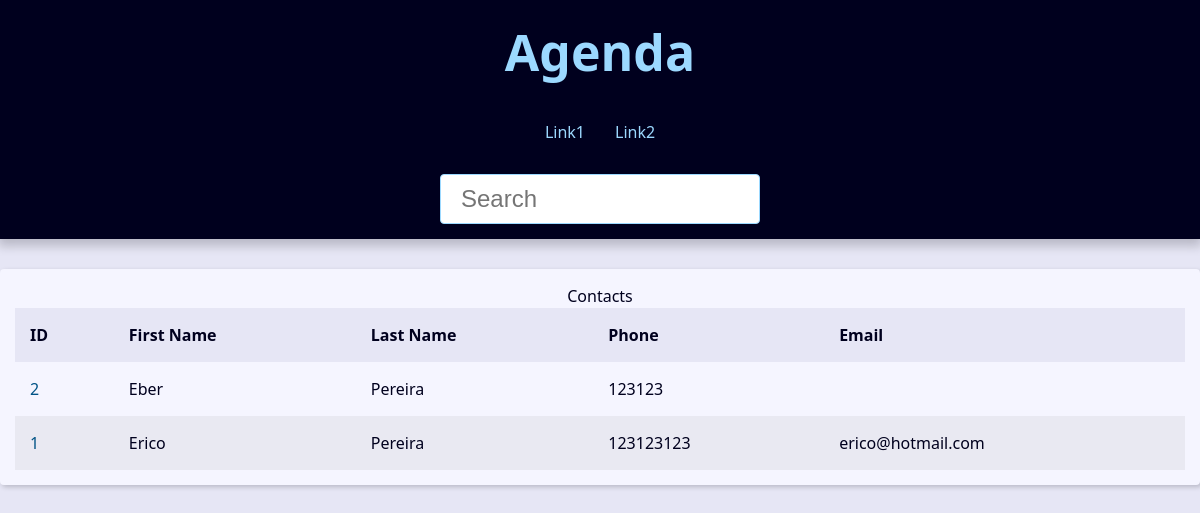
/, run on an earlier commit of the app's database.
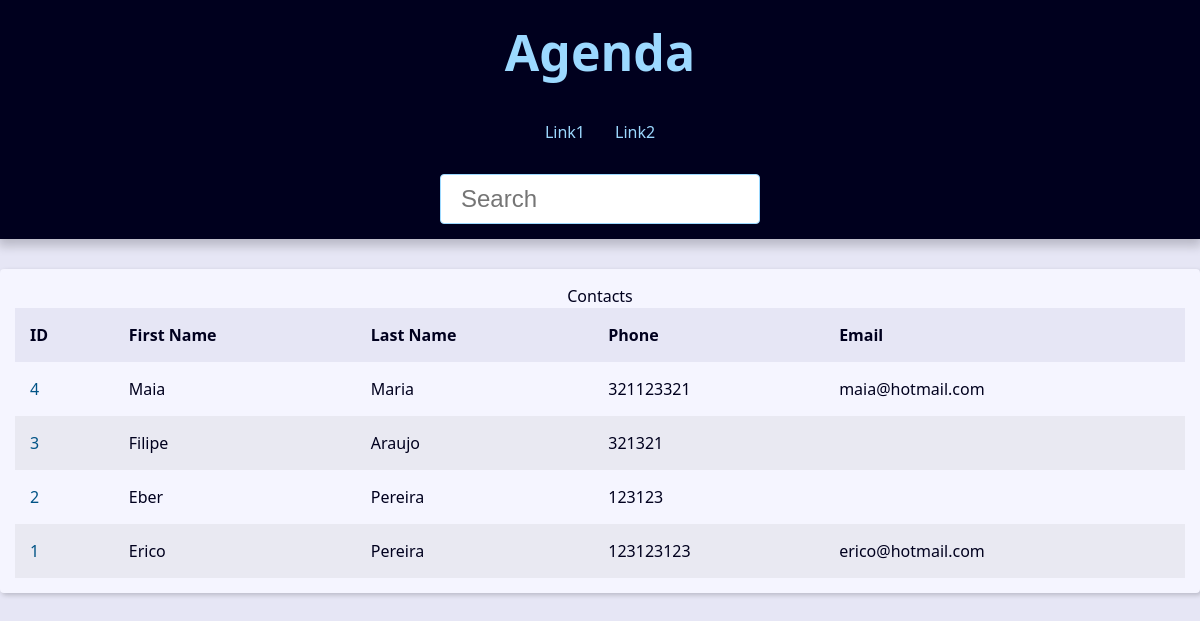
And on a later commit of the database.
### contact/models.py (models this page shows, shortened)
class Contact(models.Model):
    first_name = models.CharField(max_length=50)
    last_name = models.CharField(max_length=50, blank=True)
    phone = models.CharField(max_length=30)
    email = models.EmailField(max_length=254, blank=True)
    created_date = models.DateTimeField(default=timezone.now)
    description = models.TextField(blank=True)
    show = models.BooleanField(default=True)
    picture = models.ImageField(blank=True, upload_to='pictures/%Y/%m/')
    category = models.ForeignKey(
        Category, on_delete=models.SET_NULL, blank=True, null=True)
    owner = models.ForeignKey(
        User, on_delete=models.SET_NULL, blank=True, null=True)

### contact/views/contact_views.py (the view)
# urls.py: path('', views.index, name='index'),
def index(request):
    contacts = Contact.objects\
        .filter(show=True)\
        .order_by('-id')[0:10]
    context = {
        'contacts': contacts
    }
    return render(request, 'contact/index.html', context)

### contact/templates/contact/index.html
{% extends 'global/base.html' %}
{% block content %}
    <div class="responsive-table">
        <table class="contacts-table">
            <caption class="table caption">
                Contacts
            </caption>
            <thead>
                 <tr class="table-row table-row-header">
                    <th class="table-header">ID</th>
                    <th class="table-header">First Name</th>
                    <th class="table-header">Last Name</th>
                    <th class="table-header">Phone</th>
                    <th class="table-header">Email</th>
                 </tr>
            </thead>
            <tbody>
                {% for contact in contacts %}
                    <tr class="table-row">
                        <td class="table-cel">
                            <a href="{% url 'contact:contact' contact.id %}" class="table-link">
                                {{contact.id}}
                            </a>
                        </td>
                        <td class="table-cel">
                            {{contact.first_name}}
                        </td>
                        <td class="table-cel">
                            {{contact.last_name}}
                        </td>
                        <td class="table-cel">
                            {{contact.phone}}
                        </td>
                        <td class="table-cel">
                            {{contact.email}}
                        </td>
                    </tr>
                {% endfor %}
            </tbody>
        </table>
    </div>
{% endblock content %}

What changed in the data, as far as the page shows it:
added Contact: id "4", first_name "Maia", last_name "Maria", phone "321123321", email "maia@hotmail.com"
added Contact: id "3", first_name "Filipe", last_name "Araujo", phone "321321"
